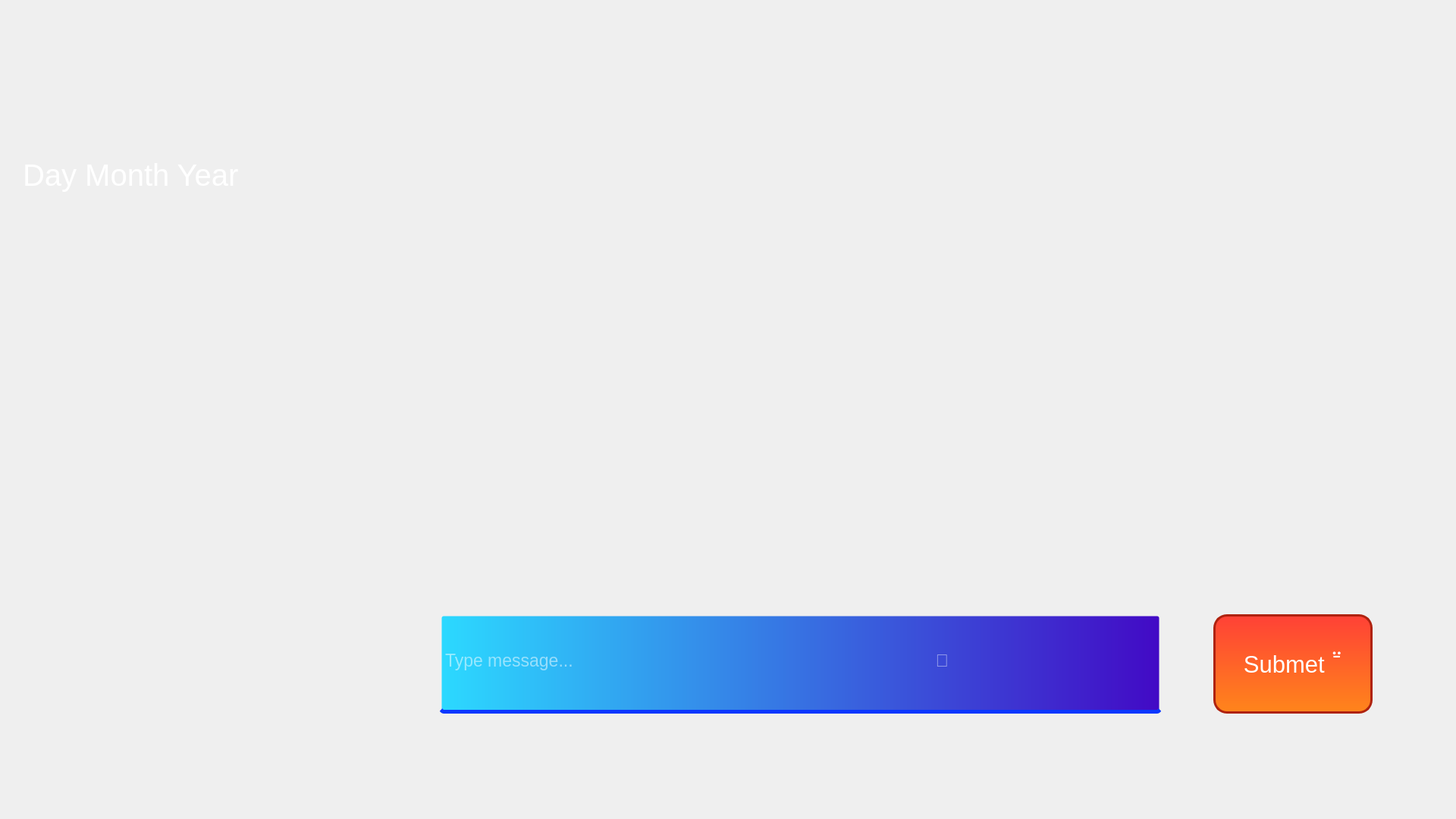
<?xml version="1.0" encoding="UTF-8"?>
<ui version="4.0">
 <class>Form</class>
 <widget class="QWidget" name="Form">
  <property name="geometry">
   <rect>
    <x>0</x>
    <y>0</y>
    <width>1920</width>
    <height>1080</height>
   </rect>
  </property>
  <property name="windowTitle">
   <string>Form</string>
  </property>
  <widget class="QLabel" name="label">
   <property name="geometry">
    <rect>
     <x>0</x>
     <y>0</y>
     <width>1920</width>
     <height>1080</height>
    </rect>
   </property>
   <property name="styleSheet">
    <string notr="true"/>
   </property>
   <property name="text">
    <string/>
   </property>
   <property name="pixmap">
    <pixmap resource="rec.qrc">:/redc/lib/tuse.png</pixmap>
   </property>
   <property name="scaledContents">
    <bool>true</bool>
   </property>
  </widget>
  <widget class="QLabel" name="label_4">
   <property name="geometry">
    <rect>
     <x>660</x>
     <y>160</y>
     <width>821</width>
     <height>461</height>
    </rect>
   </property>
   <property name="styleSheet">
    <string notr="true">#label_4 {
  border-radius: 50%;
  overflow: hidden;
  position: relative;
}

#label_4 img {
  width: 100%;
  height: 100%;
  object-fit: cover;
}

#label_4::before {
  content: &quot;&quot;;
  position: absolute;
  top: 50%;
  left: 50%;
  width: 40%;
  height: 40%;
  border-radius: 50%;
  background-color: rgba(255, 255, 255, 0.8);
  transform: translate(-50%, -50%);
  z-index: 1;
  animation: circle-rotate 2s linear infinite;
}

@keyframes circle-rotate {
  from {
    transform: translate(-50%, -50%) rotate(0deg);
  }
  to {
    transform: translate(-50%, -50%) rotate(360deg);
  }
}
</string>
   </property>
   <property name="text">
    <string/>
   </property>
   <property name="pixmap">
    <pixmap resource="rec.qrc">:/redc/lib/gifloader.gif</pixmap>
   </property>
   <property name="scaledContents">
    <bool>true</bool>
   </property>
  </widget>
  <widget class="QPushButton" name="exitB">
   <property name="geometry">
    <rect>
     <x>1680</x>
     <y>50</y>
     <width>221</width>
     <height>71</height>
    </rect>
   </property>
   <property name="cursor">
    <cursorShape>PointingHandCursor</cursorShape>
   </property>
   <property name="styleSheet">
    <string notr="true">#exitB {
    background-image: url(:/redc/lib/exit - Copy.png);
    border: none;
}

#exitB:hover, QPushButton#exitB:focus {
  box-shadow: 0px 8px 20px rgba(0, 0, 0, 0.3);
}

#exitB:pressed {
  box-shadow: none;
  border: 1px solid #ccc; /* Add border to indicate button is pressed */
  border-radius: 7px;
  padding-top: 11px; /* Adjust padding to create &quot;pressed&quot; effect */
  padding-bottom: 9px;
}</string>
   </property>
   <property name="text">
    <string/>
   </property>
  </widget>
  <widget class="QPushButton" name="Delete_btn">
   <property name="geometry">
    <rect>
     <x>1600</x>
     <y>810</y>
     <width>210</width>
     <height>131</height>
    </rect>
   </property>
   <property name="sizeIncrement">
    <size>
     <width>0</width>
     <height>0</height>
    </size>
   </property>
   <property name="font">
    <font>
     <pointsize>23</pointsize>
    </font>
   </property>
   <property name="cursor">
    <cursorShape>PointingHandCursor</cursorShape>
   </property>
   <property name="styleSheet">
    <string notr="true">#Delete_btn{
color: rgb(255, 255, 255);
border-radius: 18px;
background: qlineargradient(x1: 0, y1: 0, x2: 0, y2: 1, stop: 0 #FF4136, stop: 1 #FF851B);
border: 3px Solid rgb(175, 34, 15);
}
#Delete_btn:hover:pressed{
background-color: rgb(255, 167, 43);
}
</string>
   </property>
   <property name="text">
    <string>Submet </string>
   </property>
  </widget>
  <widget class="QLineEdit" name="inputMessage">
   <property name="geometry">
    <rect>
     <x>580</x>
     <y>810</y>
     <width>951</width>
     <height>131</height>
    </rect>
   </property>
   <property name="font">
    <font>
     <pointsize>17</pointsize>
    </font>
   </property>
   <property name="styleSheet">
    <string notr="true">border: 5px solid rgba(0,0,0,0);
border-bottom-color: rgb(11, 55, 255);
padding-bottom:10px;
color:rgb(255, 255, 255);
border-radius: 5px;
background: qlineargradient(x1: 0, y1: 0, x2: 1, y2: 0, stop: 0 #2cd9ff, stop: 1 #4209c5);
animation: gradientAnimation 2s linear infinite;
</string>
   </property>
   <property name="text">
    <string/>
   </property>
   <property name="placeholderText">
    <string>Type message...                                                                           </string>
   </property>
  </widget>
  <widget class="QLabel" name="label_5">
   <property name="geometry">
    <rect>
     <x>30</x>
     <y>190</y>
     <width>381</width>
     <height>81</height>
    </rect>
   </property>
   <property name="font">
    <font>
     <pointsize>30</pointsize>
    </font>
   </property>
   <property name="styleSheet">
    <string notr="true">color: rgb(255, 255, 255);</string>
   </property>
   <property name="text">
    <string>Day Month Year</string>
   </property>
  </widget>
 </widget>
 <resources>
  <include location="rec.qrc"/>
 </resources>
 <connections/>
</ui>
